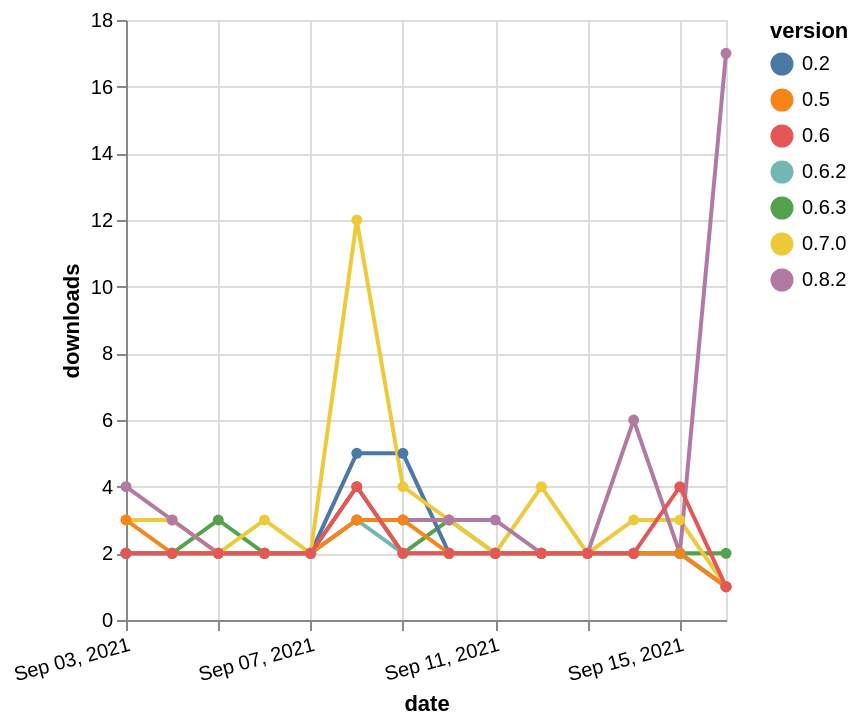

Here is the Vega-Lite specification saved for this chart:
### Vega-Lite specification from a JSON file in a GitHub repository (floating-point values rounded to 4 significant figures)
{"$schema": "https://vega.github.io/schema/vega-lite/v5.json", "description": "A simple bar chart with embedded data.", "data": {"values": [{"date": "2021-09-03", "total": 3182, "delta": 2, "version": "0.6.3"}, {"date": "2021-09-04", "total": 3184, "delta": 2, "version": "0.6.3"}, {"date": "2021-09-05", "total": 3187, "delta": 3, "version": "0.6.3"}, {"date": "2021-09-06", "total": 3189, "delta": 2, "version": "0.6.3"}, {"date": "2021-09-07", "total": 3191, "delta": 2, "version": "0.6.3"}, {"date": "2021-09-08", "total": 3195, "delta": 4, "version": "0.6.3"}, {"date": "2021-09-09", "total": 3197, "delta": 2, "version": "0.6.3"}, {"date": "2021-09-10", "total": 3200, "delta": 3, "version": "0.6.3"}, {"date": "2021-09-11", "total": 3202, "delta": 2, "version": "0.6.3"}, {"date": "2021-09-12", "total": 3204, "delta": 2, "version": "0.6.3"}, {"date": "2021-09-13", "total": 3206, "delta": 2, "version": "0.6.3"}, {"date": "2021-09-14", "total": 3208, "delta": 2, "version": "0.6.3"}, {"date": "2021-09-15", "total": 3210, "delta": 2, "version": "0.6.3"}, {"date": "2021-09-16", "total": 3212, "delta": 2, "version": "0.6.3"}, {"date": "2021-09-03", "total": 2660, "delta": 2, "version": "0.2"}, {"date": "2021-09-04", "total": 2662, "delta": 2, "version": "0.2"}, {"date": "2021-09-05", "total": 2664, "delta": 2, "version": "0.2"}, {"date": "2021-09-06", "total": 2666, "delta": 2, "version": "0.2"}, {"date": "2021-09-07", "total": 2668, "delta": 2, "version": "0.2"}, {"date": "2021-09-08", "total": 2673, "delta": 5, "version": "0.2"}, {"date": "2021-09-09", "total": 2678, "delta": 5, "version": "0.2"}, {"date": "2021-09-10", "total": 2680, "delta": 2, "version": "0.2"}, {"date": "2021-09-11", "total": 2682, "delta": 2, "version": "0.2"}, {"date": "2021-09-12", "total": 2684, "delta": 2, "version": "0.2"}, {"date": "2021-09-13", "total": 2686, "delta": 2, "version": "0.2"}, {"date": "2021-09-14", "total": 2688, "delta": 2, "version": "0.2"}, {"date": "2021-09-15", "total": 2690, "delta": 2, "version": "0.2"}, {"date": "2021-09-16", "total": 2691, "delta": 1, "version": "0.2"}, {"date": "2021-09-03", "total": 1904, "delta": 3, "version": "0.7.0"}, {"date": "2021-09-04", "total": 1907, "delta": 3, "version": "0.7.0"}, {"date": "2021-09-05", "total": 1909, "delta": 2, "version": "0.7.0"}, {"date": "2021-09-06", "total": 1912, "delta": 3, "version": "0.7.0"}, {"date": "2021-09-07", "total": 1914, "delta": 2, "version": "0.7.0"}, {"date": "2021-09-08", "total": 1926, "delta": 12, "version": "0.7.0"}, {"date": "2021-09-09", "total": 1930, "delta": 4, "version": "0.7.0"}, {"date": "2021-09-10", "total": 1933, "delta": 3, "version": "0.7.0"}, {"date": "2021-09-11", "total": 1935, "delta": 2, "version": "0.7.0"}, {"date": "2021-09-12", "total": 1939, "delta": 4, "version": "0.7.0"}, {"date": "2021-09-13", "total": 1941, "delta": 2, "version": "0.7.0"}, {"date": "2021-09-14", "total": 1944, "delta": 3, "version": "0.7.0"}, {"date": "2021-09-15", "total": 1947, "delta": 3, "version": "0.7.0"}, {"date": "2021-09-16", "total": 1948, "delta": 1, "version": "0.7.0"}, {"date": "2021-09-03", "total": 123, "delta": 4, "version": "0.8.2"}, {"date": "2021-09-04", "total": 126, "delta": 3, "version": "0.8.2"}, {"date": "2021-09-05", "total": 128, "delta": 2, "version": "0.8.2"}, {"date": "2021-09-06", "total": 130, "delta": 2, "version": "0.8.2"}, {"date": "2021-09-07", "total": 132, "delta": 2, "version": "0.8.2"}, {"date": "2021-09-08", "total": 135, "delta": 3, "version": "0.8.2"}, {"date": "2021-09-09", "total": 138, "delta": 3, "version": "0.8.2"}, {"date": "2021-09-10", "total": 141, "delta": 3, "version": "0.8.2"}, {"date": "2021-09-11", "total": 144, "delta": 3, "version": "0.8.2"}, {"date": "2021-09-12", "total": 146, "delta": 2, "version": "0.8.2"}, {"date": "2021-09-13", "total": 148, "delta": 2, "version": "0.8.2"}, {"date": "2021-09-14", "total": 154, "delta": 6, "version": "0.8.2"}, {"date": "2021-09-15", "total": 156, "delta": 2, "version": "0.8.2"}, {"date": "2021-09-16", "total": 173, "delta": 17, "version": "0.8.2"}, {"date": "2021-09-03", "total": 2242, "delta": 2, "version": "0.6.2"}, {"date": "2021-09-04", "total": 2244, "delta": 2, "version": "0.6.2"}, {"date": "2021-09-05", "total": 2246, "delta": 2, "version": "0.6.2"}, {"date": "2021-09-06", "total": 2248, "delta": 2, "version": "0.6.2"}, {"date": "2021-09-07", "total": 2250, "delta": 2, "version": "0.6.2"}, {"date": "2021-09-08", "total": 2253, "delta": 3, "version": "0.6.2"}, {"date": "2021-09-09", "total": 2255, "delta": 2, "version": "0.6.2"}, {"date": "2021-09-10", "total": 2257, "delta": 2, "version": "0.6.2"}, {"date": "2021-09-11", "total": 2259, "delta": 2, "version": "0.6.2"}, {"date": "2021-09-12", "total": 2261, "delta": 2, "version": "0.6.2"}, {"date": "2021-09-13", "total": 2263, "delta": 2, "version": "0.6.2"}, {"date": "2021-09-14", "total": 2265, "delta": 2, "version": "0.6.2"}, {"date": "2021-09-15", "total": 2267, "delta": 2, "version": "0.6.2"}, {"date": "2021-09-16", "total": 2268, "delta": 1, "version": "0.6.2"}, {"date": "2021-09-03", "total": 2263, "delta": 3, "version": "0.5"}, {"date": "2021-09-04", "total": 2265, "delta": 2, "version": "0.5"}, {"date": "2021-09-05", "total": 2267, "delta": 2, "version": "0.5"}, {"date": "2021-09-06", "total": 2269, "delta": 2, "version": "0.5"}, {"date": "2021-09-07", "total": 2271, "delta": 2, "version": "0.5"}, {"date": "2021-09-08", "total": 2274, "delta": 3, "version": "0.5"}, {"date": "2021-09-09", "total": 2277, "delta": 3, "version": "0.5"}, {"date": "2021-09-10", "total": 2279, "delta": 2, "version": "0.5"}, {"date": "2021-09-11", "total": 2281, "delta": 2, "version": "0.5"}, {"date": "2021-09-12", "total": 2283, "delta": 2, "version": "0.5"}, {"date": "2021-09-13", "total": 2285, "delta": 2, "version": "0.5"}, {"date": "2021-09-14", "total": 2287, "delta": 2, "version": "0.5"}, {"date": "2021-09-15", "total": 2289, "delta": 2, "version": "0.5"}, {"date": "2021-09-16", "total": 2290, "delta": 1, "version": "0.5"}, {"date": "2021-09-03", "total": 2530, "delta": 2, "version": "0.6"}, {"date": "2021-09-04", "total": 2532, "delta": 2, "version": "0.6"}, {"date": "2021-09-05", "total": 2534, "delta": 2, "version": "0.6"}, {"date": "2021-09-06", "total": 2536, "delta": 2, "version": "0.6"}, {"date": "2021-09-07", "total": 2538, "delta": 2, "version": "0.6"}, {"date": "2021-09-08", "total": 2542, "delta": 4, "version": "0.6"}, {"date": "2021-09-09", "total": 2544, "delta": 2, "version": "0.6"}, {"date": "2021-09-10", "total": 2546, "delta": 2, "version": "0.6"}, {"date": "2021-09-11", "total": 2548, "delta": 2, "version": "0.6"}, {"date": "2021-09-12", "total": 2550, "delta": 2, "version": "0.6"}, {"date": "2021-09-13", "total": 2552, "delta": 2, "version": "0.6"}, {"date": "2021-09-14", "total": 2554, "delta": 2, "version": "0.6"}, {"date": "2021-09-15", "total": 2558, "delta": 4, "version": "0.6"}, {"date": "2021-09-16", "total": 2559, "delta": 1, "version": "0.6"}]}, "width": "container", "mark": {"type": "line", "point": {"filled": true}}, "encoding": {"x": {"field": "date", "type": "temporal", "timeUnit": "yearmonthdate", "title": "date", "axis": {"labelAngle": -15}}, "y": {"field": "delta", "type": "quantitative", "title": "downloads"}, "color": {"field": "version", "type": "nominal"}, "tooltip": {"field": "delta"}}}
